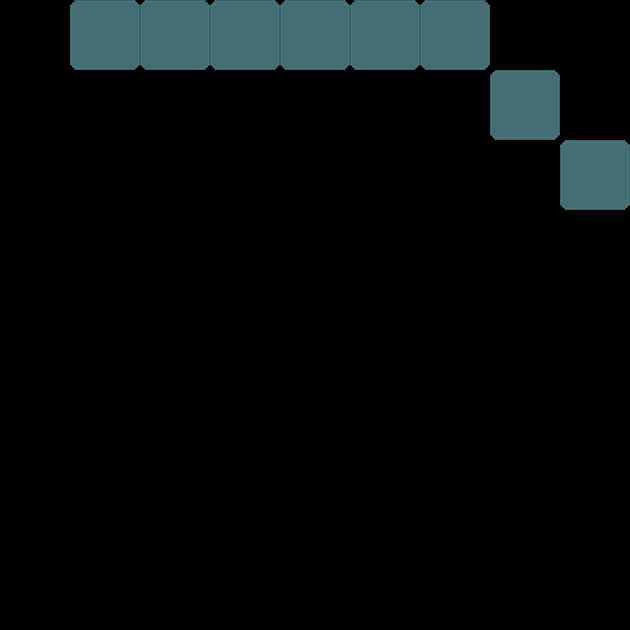

This is a level from a 2D game, rendered from its Tiled map with the project's own tilesets. A one-line summary and the map file follow, with tile-layer data summarised:
An orthogonal 9x9 tile map with 70x70 px tiles, 1 tile layer (producerLayer), 2 hidden layers not drawn.

<map version="1.0" orientation="orthogonal" renderorder="right-down" width="9" height="9" tilewidth="70" tileheight="70">
 <tileset firstgid="1" name="sushi" tilewidth="70" tileheight="70" spacing="2" margin="2">
  <image source="../w640/sushi.png" width="722" height="218" />
 </tileset>
 <layer name="gridLayer" width="9" height="9" visible="0">
  <data>[81 cells, 55 non-empty, 1 distinct tile ids]</data>
 </layer>
 <layer name="clipperLayer" width="9" height="9" visible="0">
  <data>[81 cells, 55 non-empty, 1 distinct tile ids]</data>
 </layer>
 <layer name="producerLayer" width="9" height="9">
  <data>[81 cells, 8 non-empty, 1 distinct tile ids]</data>
 </layer>
</map>
